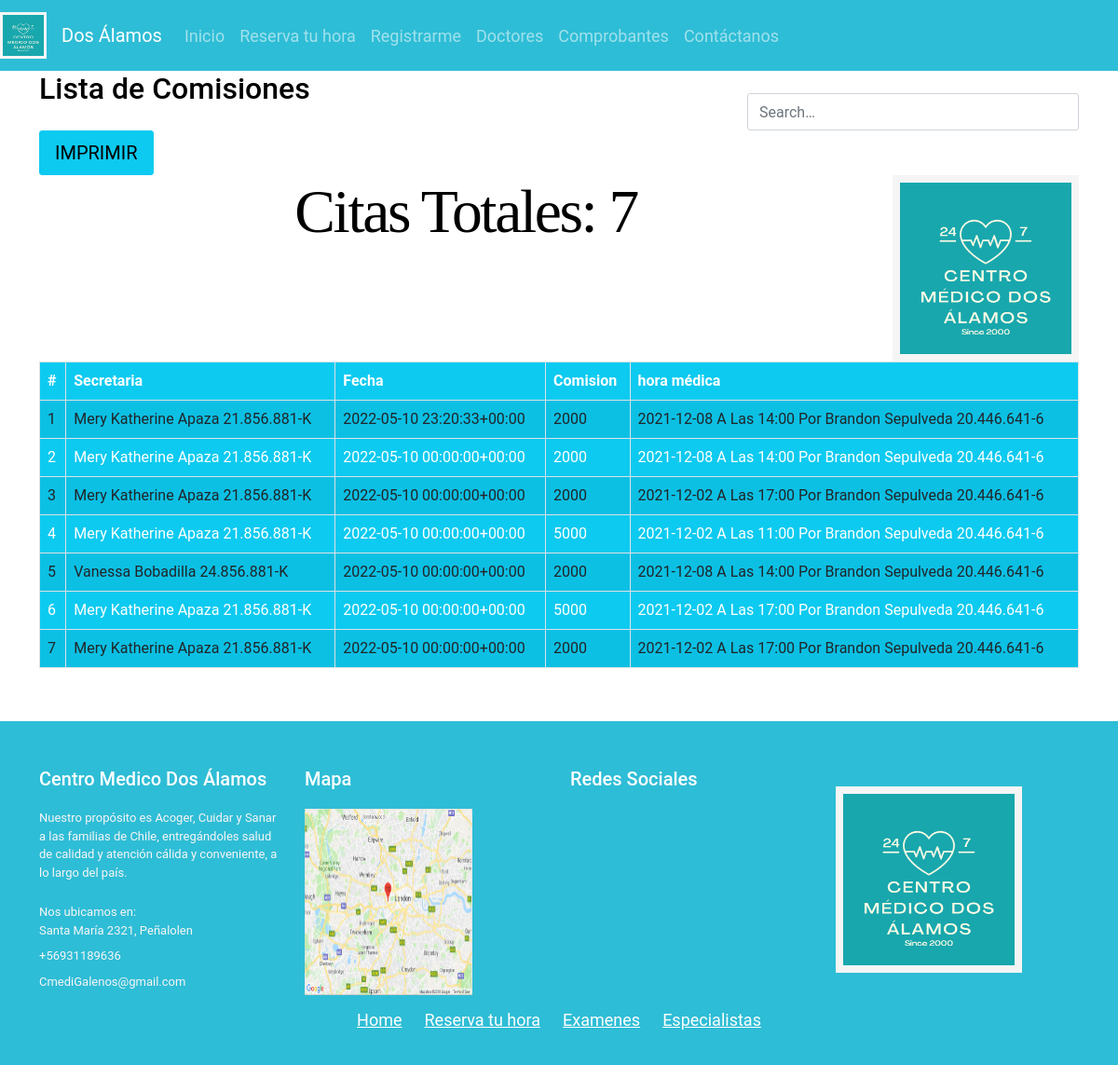
The app's page /informeComisiones/, older data.
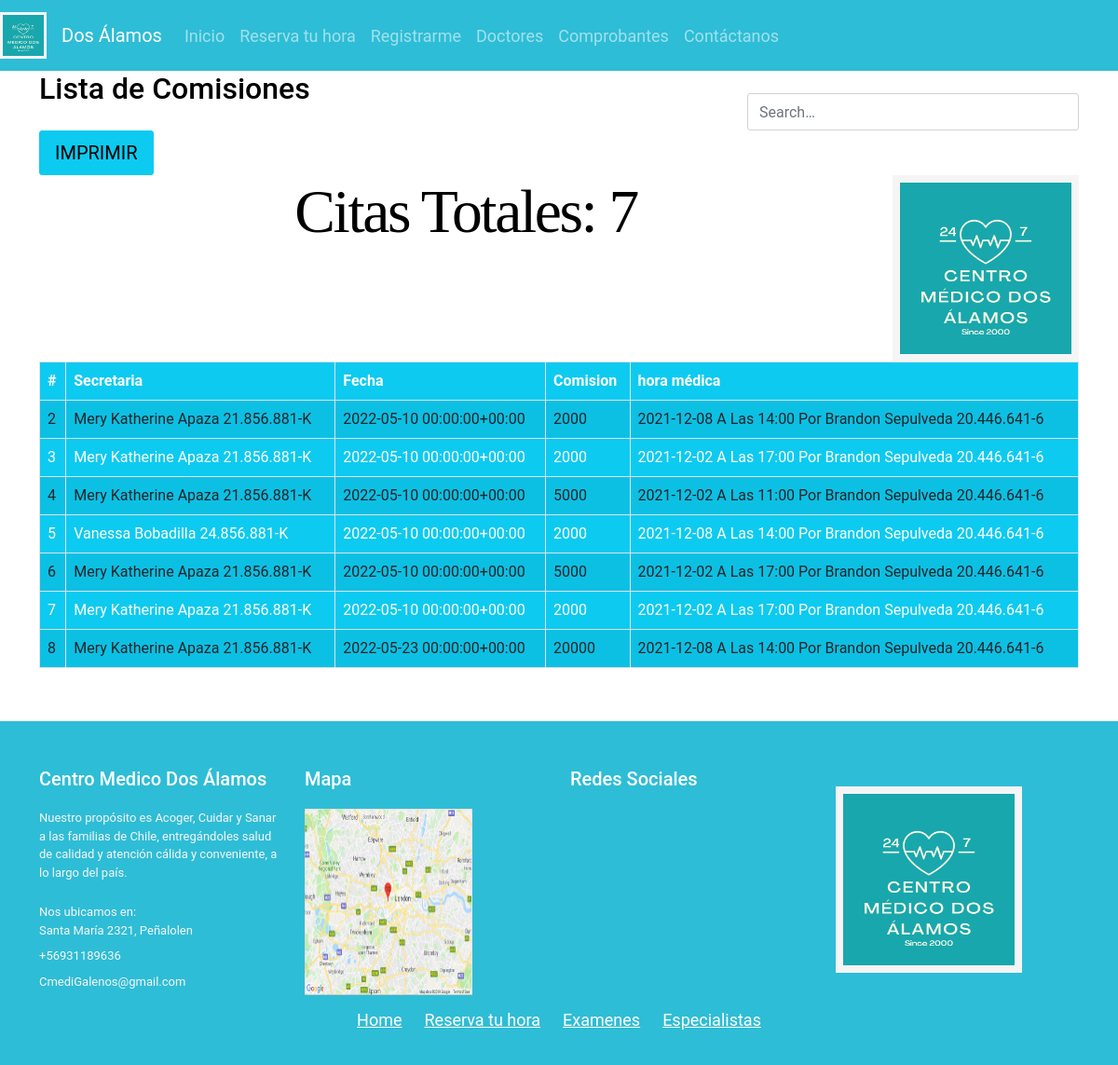
The same page, newer data.
### core/models.py (models this page shows, shortened)
class informe(models.Model):
    fechaIfo = models.DateTimeField(auto_now_add=False,auto_now=False,null=True,blank=True)
    fkSecretaria = models.ForeignKey(secretaria, on_delete=models.CASCADE)
    fkHoraMedica = models.ForeignKey(horaMedica, on_delete=models.CASCADE)
    comision = models.CharField(max_length=50)

class secretaria(models.Model):
    nomSec = models.CharField( max_length=50)
    aPatSec = models.CharField( max_length=50)
    rutSec = models.CharField( max_length=50)
    emailSec = models.CharField( max_length=50)
    bornDateSec = models.DateTimeField(auto_now_add=False,auto_now=False,null=True,blank=True);
    fkGender = models.ForeignKey(gender, on_delete=models.CASCADE, blank=True)
    fkComuna = models.ForeignKey(comuna, on_delete=models.CASCADE)
    adressSec = models.CharField(max_length=70)
    def __str__(self):
        cadena=str(self.nomSec)+" "+ str(self.aPatSec) + " " + str(self.rutSec)
        return cadena

class horaMedica(models.Model):
    consulta = models.TextField( max_length=400)
    fkHora = models.ForeignKey(hora, on_delete=models.CASCADE)
    fecha = models.DateField(auto_now_add=False,auto_now=False,null=True,blank=True);
    fkPaciente = models.ForeignKey(paciente, on_delete=models.CASCADE)
    fkTipoPago = models.ForeignKey(tipoPago, on_delete=models.CASCADE)
    fkPago = models.ForeignKey(pago, on_delete=models.CASCADE)
    fkMedico = models.ForeignKey(doctor, on_delete=models.CASCADE)
    def __str__(self):
        cadena=str(self.fecha)+" a las "+ str(self.fkHora) + " por " + str(self.fkPaciente)
        return cadena

class hora(models.Model):
    hora = models.CharField(max_length=50)
    def __str__(self):
        return self.hora

class paciente(models.Model):
    nomPac = models.CharField( max_length=50)
    aPatPac = models.CharField( max_length=50)
    rutPac = models.CharField( max_length=50)
    emailPac = models.CharField( max_length=50)
    bornDatePAc = models.DateTimeField(auto_now_add=False,auto_now=False,null=True,blank=True);
    fkGender = models.ForeignKey(gender, on_delete=models.CASCADE, blank=True)
    fkComuna = models.ForeignKey(comuna, on_delete=models.CASCADE)
    adressPac = models.CharField(max_length=70)
    def __str__(self):
        cadena=str(self.nomPac)+" "+ str(self.aPatPac) + " " + str(self.rutPac)
        return cadena

### core/views.py (the view)
# urls.py: path("informeComisiones/", views.informeComisiones, name="informeComisiones"),
def informeComisiones(request): #INF
    infocomisiones = informe.objects.all()
    data = {
        'info' : infocomisiones,
        'total1' : infocomisiones.count()
    }
    return render(request, 'web/informeComisiones.html', data)

### core/templates/web/informeComisiones.html
{% extends 'web/base.html' %}
{% load static %}
{% block contenido %}
    {% block css %}
        <link rel="stylesheet" href="{% static 'app/css/index.css' %}">
        <link rel="stylesheet" href="{% static 'app/css/register.css' %}">
    {% endblock css %}
    <div class="container-xl">
        <div class="table-responsive">
            <div class="table-wrapper">
                <div class="table-title">
                    <div class="row">
                        <div class="col-sm-8"><h2>Lista de Comisiones</h2><b></b></div>
                        <div class="col-sm-4">
                            <div class="search-box">
                                <i class="material-icons">&#xE8B6;</i>
                                <input type="text" class="form-control" placeholder="Search&hellip;">
                            </div>
                        </div>
                    </div>
                </div>
                <table class="table table-striped table-hover table-bordered bg-info">
                    <thead>
                        <tr>
                            <th>#</th>
                            <th>Secretaria</th>
                            <th>Fecha</th>
                            <th>Comision</th>
                            <th>hora médica</th>
                        </tr>
                    </thead>
                    <tbody>
                        {% for p in info %}
                            <tr>
                                <td>{{p.id | title}}</td>
                                <td>{{p.fkSecretaria | title}} {{p.APatSec | title}}</td>
                                <td>{{p.fechaIfo | title}}</td>
                                <td>{{p.comision | title}}</td>
                                <td>{{p.fkHoraMedica | title}}</td>
                            </tr>
                        {% endfor %}
                        <div>
                        <a href="{% url 'geninfoComision' %}"  class="btn btn-info btn-lg btn-block" ctitle="View" data-toggle="tooltip">IMPRIMIR</a>
                        </div>
                        <div class="logo">
                            <img class="img" src="{% static 'app/img/logo_dos_alamos.png'%}" width="200" height="200" alt="logo de la empresa">
                        </div>
                        <div class="form-group text-lg-center">
                            <h1>Citas Totales: {{total1}}</h1>
                        </div>
                    </tbody>
                </table>
                <hr>
                <br>
            </div>
        </div>
    </div>
{% endblock contenido %}

Row changes from the older to the newer data that the page shows:
removed informe: id "1", fkSecretaria "Mery Katherine Apaza 21.856.881-K", fechaIfo "2022-05-10 23:20:33+00:00", comision "2000", fkHoraMedica "2021-12-08 A Las 14:00 Por Brandon Sepulveda 20.446.641-6"
added informe: id "8", fkSecretaria "Mery Katherine Apaza 21.856.881-K", fechaIfo "2022-05-23 00:00:00+00:00", comision "20000", fkHoraMedica "2021-12-08 A Las 14:00 Por Brandon Sepulveda 20.446.641-6"
